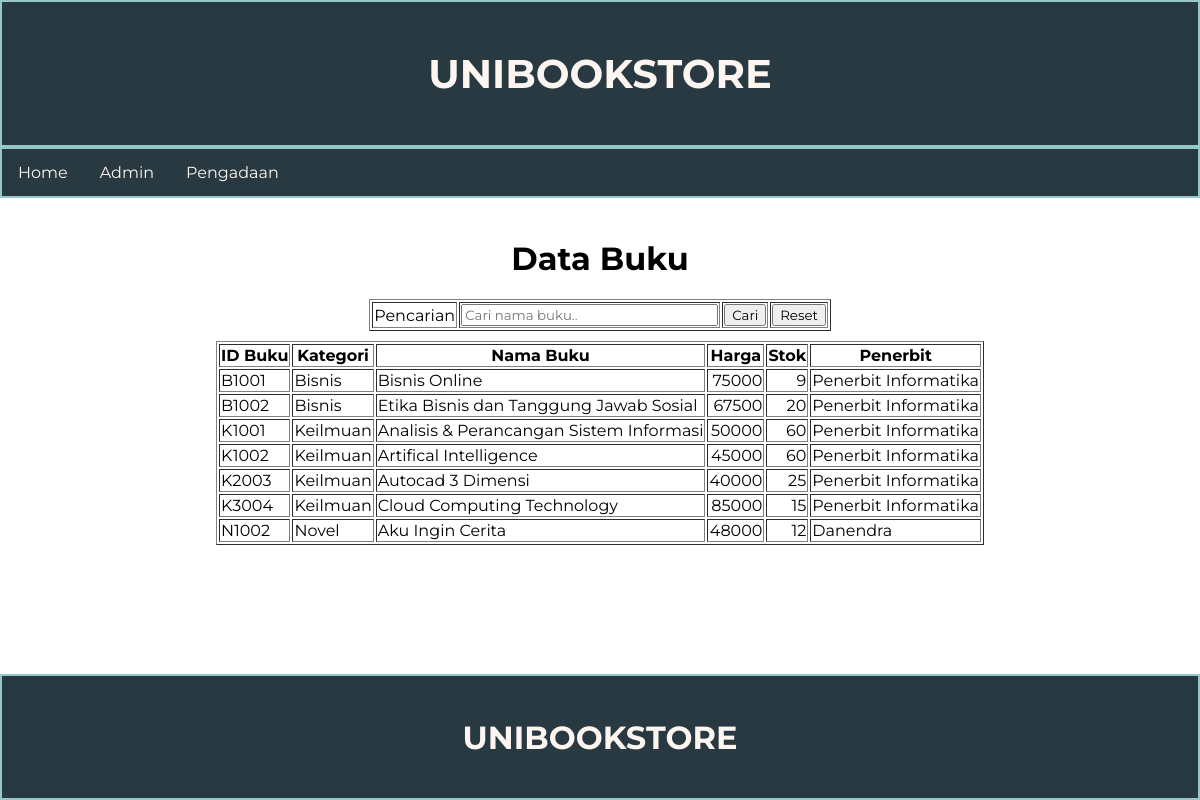
The page / on the database its author committed.
### tables this page shows
CREATE TABLE `buku` (
  `id_buku` varchar(5) NOT NULL,
  `kategori` varchar(50) NOT NULL,
  `nama_buku` varchar(100) NOT NULL,
  `harga` int(11) NOT NULL,
  `stok` int(11) NOT NULL,
  `id_penerbit` varchar(4) NOT NULL
);

CREATE TABLE `penerbit` (
  `id_penerbit` varchar(4) NOT NULL,
  `nama_penerbit` varchar(50) NOT NULL,
  `alamat` varchar(100) NOT NULL,
  `kota` varchar(50) NOT NULL,
  `telepon` varchar(20) NOT NULL
);

### index.php (the view, shortened to what this page needs)
<!DOCTYPE html>
<html>
<head>
    <link rel="stylesheet" href="style.css">
    <?php include_once("functions.php"); ?>
</head>
<body>
    <header>
        <div class="jumbotron">
            <h1>UNIBOOKSTORE</h1>
        </div>
        <nav>
            <a href="index.php">Home</a>
            <a href="admin.php">Admin</a>
            <a href="pengadaan.php">Pengadaan</a>
        </nav>
    </header>
    <main>
    <h1>Data Buku</h1>
            <form action="" method="post" style="margin-bottom: 10px;">
                <table border="1">
                    <tr>
                        <td width=75 align="center">Pencarian</td>
                        <td><input type="text" name="keyword" size="30" maxlength="100" placeholder="Cari nama buku.."></td>
                        <td><input type="submit" name="cari" value="Cari"></td>
                        <td><a href="javascript:history.back()"><button>Reset</button></a></td>
                    </tr>
                </table>
            </form>
    <?php
        $db = dbConnect();
        if ($db->connect_errno == 0) {
            if (isset($_POST["cari"])) {
                $sql = cariDataBuku($_POST["keyword"]);
            }
            else {
                $sql = dataBuku();
            }
            $res = $db->query($sql);
            $data = $res->fetch_all(MYSQLI_ASSOC);
    ?>
            <table border="1">
                <tr>
                    <th>ID Buku</th>
                    <th>Kategori</th>
                    <th>Nama Buku</th>
                    <th>Harga</th>
                    <th>Stok</th>
                    <th>Penerbit</th>
                </tr>
    <?php
            foreach ($data as $barisdata) {
    ?>
                <tr>
                    <td><?php echo $barisdata["id_buku"]; ?></td>
                    <td><?php echo $barisdata["kategori"]; ?></td>
                    <td><?php echo $barisdata["nama_buku"]; ?></td>
                    <td style="text-align: right;"><?php echo $barisdata["harga"]; ?></td>
                    <td style="text-align: right;"><?php echo $barisdata["stok"]; ?></td>
                    <td><?php echo $barisdata["nama_penerbit"]; ?></td>
                </tr>
    <?php
            }
    ?>
            </table>
    <?php
        }
        else {
            echo "Gagal Koneksi" . (DEVELOPMENT ? " : " . $db->connect_error : "") . "<br>";
        }
    ?>
    </main>
    <footer>
        <h1>UNIBOOKSTORE</h1>
    </footer>
</body>
</html>

### functions.php (shortened to what this page needs)
<link rel="stylesheet" href="style.css">
<?php
function dataBuku() {
    $dataBuku = "SELECT buku.id_buku, buku.kategori, buku.nama_buku,
                buku.harga, buku.stok, penerbit.nama_penerbit
                FROM buku, penerbit
                WHERE buku.id_penerbit = penerbit.id_penerbit
                ORDER BY buku.id_buku";
    return $dataBuku;
}
?>

### style.css (style rules this page uses)
* { font-family: 'Montserrat', sans-serif; }
body { margin: 0; padding: 0; min-height: 100vh; display: flex; flex-direction: column; }
footer { padding: 20px; color: #fdf6f0; background-color: #293942; border: 2px solid #93c8c4; text-align: center; margin-top: auto; }
main { padding: 20px; overflow: auto; }
nav { overflow: hidden; background-color: #293942; border: 2px solid #93c8c4; }
nav a { color: #fdf6f0; float: left; text-decoration: none; text-align: center; padding: 14px 16px; }
table { margin-left: auto; margin-right: auto; }
h1 { text-align: center; }
.jumbotron { font-size: 20px; padding: 20px; background-color: #293942; text-align: center; color: #fdf6f0; border: 2px solid #93c8c4; }

### rows shown on the page
buku: id_buku "B1001", kategori "Bisnis", nama_buku "Bisnis Online", harga "75000", stok "9", id_penerbit.nama_penerbit "Penerbit Informatika"
buku: id_buku "B1002", kategori "Bisnis", nama_buku "Etika Bisnis dan Tanggung Jawab Sosial", harga "67500", stok "20", id_penerbit.nama_penerbit "Penerbit Informatika"
buku: id_buku "K1001", kategori "Keilmuan", nama_buku "Analisis & Perancangan Sistem Informasi", harga "50000", stok "60", id_penerbit.nama_penerbit "Penerbit Informatika"
buku: id_buku "K1002", kategori "Keilmuan", nama_buku "Artifical Intelligence", harga "45000", stok "60", id_penerbit.nama_penerbit "Penerbit Informatika"
buku: id_buku "K2003", kategori "Keilmuan", nama_buku "Autocad 3 Dimensi", harga "40000", stok "25", id_penerbit.nama_penerbit "Penerbit Informatika"
buku: id_buku "K3004", kategori "Keilmuan", nama_buku "Cloud Computing Technology", harga "85000", stok "15", id_penerbit.nama_penerbit "Penerbit Informatika"
buku: id_buku "N1002", kategori "Novel", nama_buku "Aku Ingin Cerita", harga "48000", stok "12", id_penerbit.nama_penerbit "Danendra"
